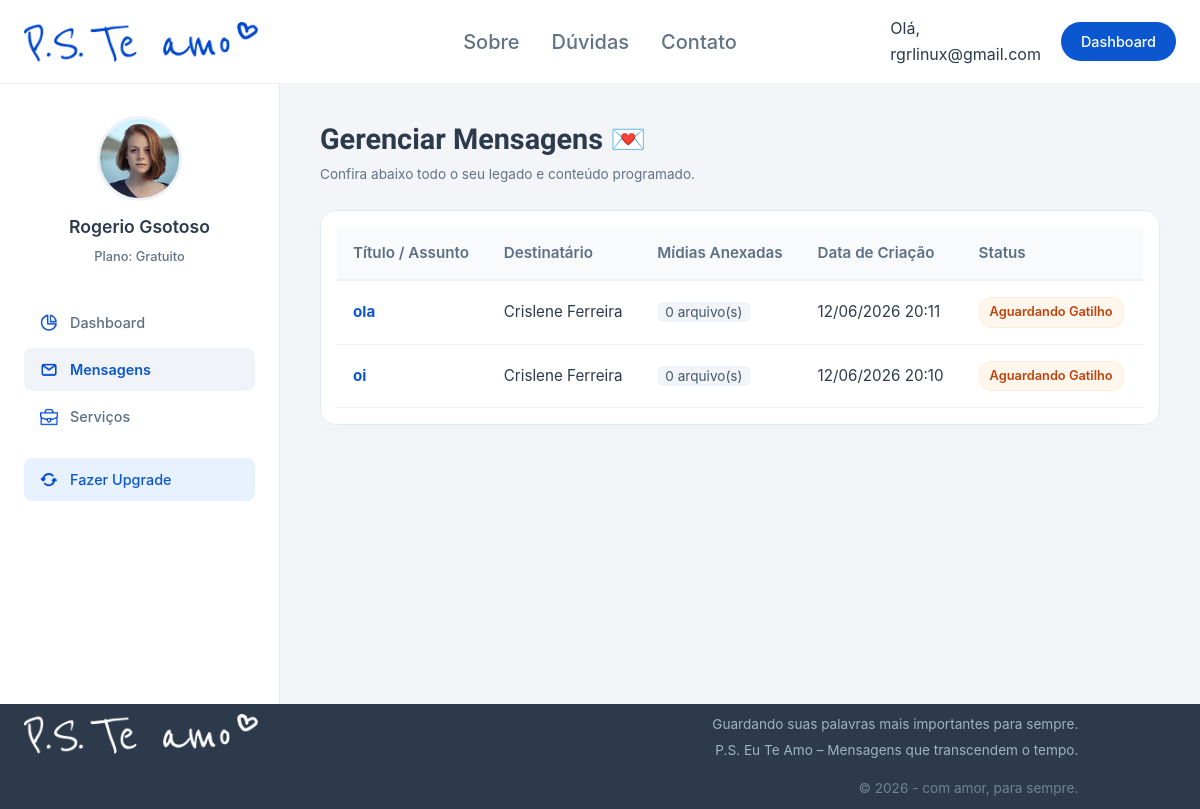
The app's page /mensagens/ (signed in) with its own data.
### core/models.py (models this page shows, shortened)
class Perfil(models.Model):
    STATUS_CHOICES = [
        ('ativo', 'Ativo'),
        ('suspeito', 'Suspeito (sem resposta)'),
        ('falecido', 'Falecido - aguardando envio'),
        ('enviado', 'Mensagens enviadas'),
    ]
    usuario = models.OneToOneField(User, on_delete=models.CASCADE)
    foto = models.ImageField(verbose_name='Foto de perfil', upload_to='avatar/%Y/%m/', blank=True, null=True)
    ultimo_sinal_vida = models.DateTimeField(default=timezone.now)
    status = models.CharField(max_length=20, choices=STATUS_CHOICES, default='ativo')
    tempo_resposta_dias = models.IntegerField(default=30)  # dias sem resposta
    dias_tolerancia = models.IntegerField(default=7)  # após falhar, avisos diários
    curador_nome = models.CharField(max_length=200, blank=True)
    curador_email = models.EmailField(blank=True)
    curador_telefone = models.CharField(max_length=20, blank=True)
    curador_codigo = models.CharField(max_length=64, blank=True, unique=True)
    plano = models.CharField(max_length=20, default='gratuito')  # gratuito, basico, premium
    data_assinatura = models.DateTimeField(null=True, blank=True)
    data_expiracao = models.DateTimeField(null=True, blank=True)

class Mensagem(models.Model):
    destinatario = models.ForeignKey(Destinatario, on_delete=models.CASCADE, related_name='mensagens')
    titulo = models.CharField(max_length=200)
    conteudo = models.TextField()
    data_criacao = models.DateTimeField(auto_now_add=True)
    data_envio = models.DateTimeField(null=True, blank=True)
    enviada = models.BooleanField(default=False)

class Destinatario(models.Model):
    TIPO_CHOICES = [
        ('email', 'E-mail'),
        ('whatsapp', 'WhatsApp'),
        ('telegram', 'Telegram'),
        ('sms', 'SMS'),
    ]
    perfil = models.ForeignKey(Perfil, on_delete=models.CASCADE, related_name='destinatarios')
    nome = models.CharField(max_length=200)
    tipo = models.CharField(max_length=20, choices=TIPO_CHOICES)
    contato = models.CharField(max_length=200)  # email ou telefone
    ordem_envio = models.IntegerField(default=1)  # ordem de envio

### core/views.py (the view)
# urls.py: path('mensagens/', views.listar_mensagens, name='listar_mensagens'),
@login_required
def listar_mensagens(request):
    perfil = request.user.perfil
    mensagens = Mensagem.objects.filter(destinatario__perfil=perfil).order_by('-data_criacao')
    context = {
        'perfil': perfil,
        'mensagens': mensagens,
    }
    return render(request, 'core/mensagens_lista.html', context)

### core/templates/core/mensagens_lista.html (shortened to what this page needs)
{% extends 'core/base.html' %}
{% load static %}
{% block content %}
<div class="dash-layout">
    <aside class="dash-sidebar">
        <div class="sidebar-profile">
            <a href="{% url 'configurar_perfil' %}" class="avatar-link" title="Configurar Perfil">
                <div class="avatar-wrapper">
                    {% if perfil.foto %}
                        <img src="{{ perfil.foto.url }}" alt="{{ request.user.get_full_name }}" class="profile-avatar">
                    {% else %}
                        <img src="{% static 'img/icons/default-avatar.png' %}" alt="Avatar padrão" class="profile-avatar">
                    {% endif %}
                </div>
            </a>
            <h3 class="profile-name">{{ request.user.get_full_name|default:request.user.username }}</h3>
            <span class="profile-plan">Plano: {{ perfil.plano|title }}</span>
        </div>
        <nav class="sidebar-nav">
            <a href="{% url 'dashboard' %}" class="nav-item">
                <img src="{% static 'img/icons/dashboard.png' %}" alt="" class="nav-icon"> Dashboard
            </a>
            <a href="{% url 'listar_mensagens' %}" class="nav-item active">
                <img src="{% static 'img/icons/messages.png' %}" alt="" class="nav-icon"> Mensagens
            </a>
            <a href="{% url 'configurar_perfil' %}" class="nav-item">
                <img src="{% static 'img/icons/services.png' %}" alt="" class="nav-icon"> Serviços
            </a>
            <a href="{% url 'renovar_assinatura' %}" class="nav-item upgrade-link">
                <img src="{% static 'img/icons/upgrade.png' %}" alt="" class="nav-icon"> Fazer Upgrade
            </a>
        </nav>
    </aside>
    <main class="dash-main">
        <header class="dash-header">
            <div class="header-welcome">
                <h1>Gerenciar Mensagens 💌</h1>
                <p class="last-access">Confira abaixo todo o seu legado e conteúdo programado.</p>
            </div>
        </header>
        <section class="messages-list-section">
            {% if mensagens %}
                <div class="messages-table-container">
                    <table class="custom-table">
                        <thead>
                            <tr>
                                <th>Título / Assunto</th>
                                <th>Destinatário</th>
                                <th>Mídias Anexadas</th>
                                <th>Data de Criação</th>
                                <th>Status</th>
                            </tr>
                        </thead>
                        <tbody>
                            {% for msg in mensagens %}
                                <tr>
                                    <td class="msg-title"><strong>{{ msg.titulo }}</strong></td>
                                    <td>{{ msg.destinatario.nome }}</td>
                                    <td>
                                        <span class="media-badge">
                                            {{ msg.midias.count }} arquivo(s)
                                        </span>
                                    </td>
                                    <td>{{ msg.data_criacao|date:"d/m/Y H:i" }}</td>
                                    <td>
                                        {% if msg.enviada %}
                                            <span class="status-badge sent">Enviada</span>
                                        {% else %}
                                            <span class="status-badge pending">Aguardando Gatilho</span>
                                        {% endif %}
                                    </td>
                                </tr>
                            {% endfor %}
                        </tbody>
                    </table>
                </div>
            {% endif %}
        </section>
    </main>
</div>
{% endblock content %}

### core/templates/core/base.html (shortened to what this page needs)
{% load static %}
<!DOCTYPE html>
<html lang="pt-BR">
<head>
    <link rel="stylesheet" href="{% static 'css/style.css' %}">
</head>
<body>
    <header class="main-header">
        <div class="container row-24">
            <div class="logo-area col-6 logo-img">
                <a href="{% url 'index' %}" class="logo-link">
                    <img src="{% static 'img/logo.png' %}" alt="P.S. Te amo" class="logo-img">
                </a>
            </div>
            <nav class="main-nav col-12">
                <ul>
                    <li><a href="{% if request.resolver_match.url_name == 'index' %}#sobre{% else %}{% url 'index' %}#sobre{% endif %}">Sobre</a></li>
                    <li><a href="{% if request.resolver_match.url_name == 'index' %}#como-funciona{% else %}{% url 'index' %}#como-funciona{% endif %}">Dúvidas</a></li>
                    <li><a href="{% if request.resolver_match.url_name == 'index' %}#faq{% else %}{% url 'index' %}#faq{% endif %}">Contato</a></li>
                </ul>
            </nav>
            <div class="auth-actions col-6">
                {% if user.is_authenticated %}
                    <span class="user-welcome">Olá, {{ user.username }}</span>
                    <a href="{% url 'dashboard' %}" class="btn-primary-nav">Dashboard</a>
                {% else %}
                    <a href="{% url 'cadastro' %}" class="btn-link">Criar conta</a>
                    <a href="{% url 'login' %}" class="btn-primary-nav">Fazer login</a>
                {% endif %}
            </div>
        </div>
    </header>
    <main>
        {% block content %}
        {% endblock content %}
    </main>
    <footer class="main-footer">
        <div class="container row-24">
            <div class="logo-area col-6 logo-img">
                <a href="{% url 'index' %}" class="logo-link">
                    <img src="{% static 'img/logo_white.png' %}" alt="P.S. Te amo" class="logo-img">
                </a>
            </div>
            <div class="footer-info col-16">
                <p>Guardando suas palavras mais importantes para sempre.</p>
                <p>P.S. Eu Te Amo – Mensagens que transcendem o tempo.</p>
                <p class="copyright">&copy; {% now "Y" %} - com amor, para sempre.</p>
            </div>
        </div>
    </footer>
</body>
</html>

### records on screen
Perfil: plano "Gratuito"
Mensagem: titulo "ola", destinatario.nome "Crislene Ferreira", midias.count "0", data_criacao "12/06/2026 20:11", enviada "Aguardando Gatilho"
Mensagem: titulo "oi", destinatario.nome "Crislene Ferreira", midias.count "0", data_criacao "12/06/2026 20:10", enviada "Aguardando Gatilho"

### other values on screen
{{ user.username }} "rgrlinux@gmail.com"
{{ request.user.get_full_name|default:request.user.username }} "Rogerio Gsotoso"
